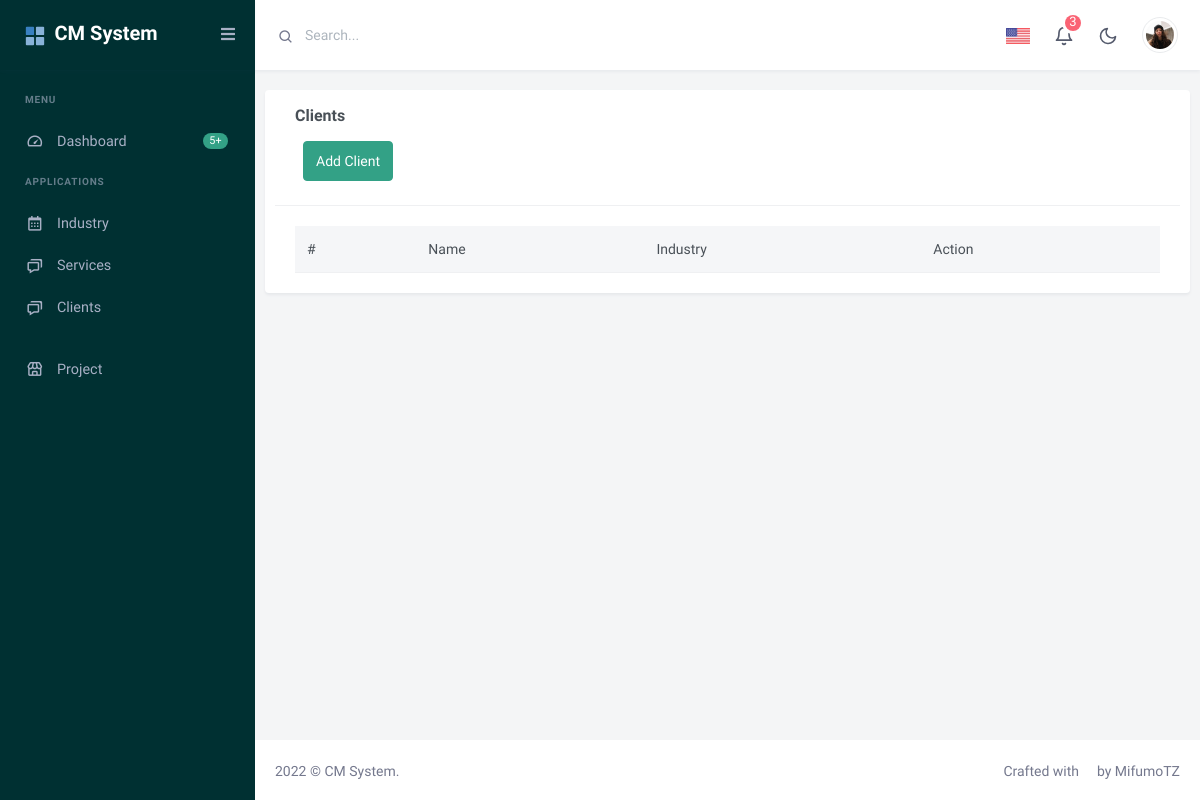
The page /clients/ on the database as committed earlier.
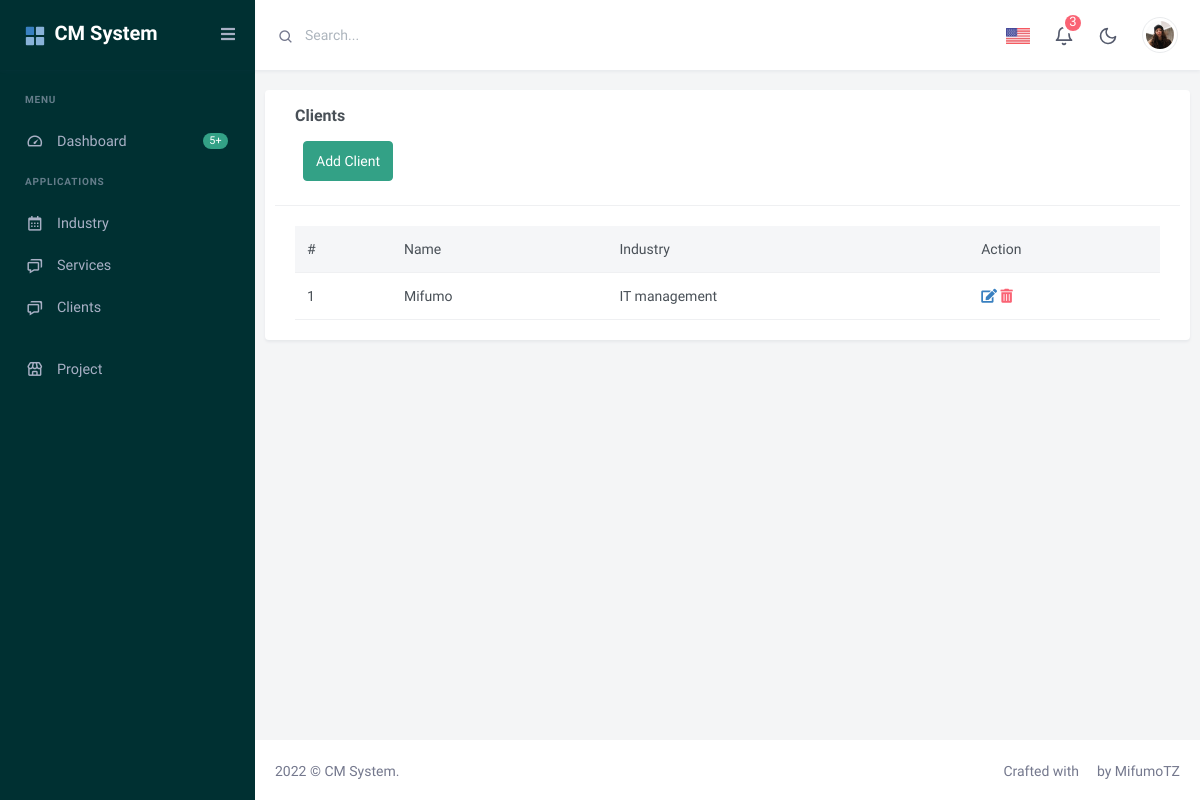
The same page on the database as committed later.
### client/models.py (models this page shows, shortened)
class Client(models.Model):
    name= models.CharField(max_length=150, null=True)
    industry = models.ForeignKey(Industry, on_delete=models.CASCADE)

class Industry(models.Model):
   name = models.CharField(max_length = 150 , null=True)
   def __str__(self):
       return self.name

### client/views.py (the view)
# urls.py: path('clients/',DisplayAllClient.as_view(), name='clients'),
class DisplayAllClient(ListView):
    model=Client
    template_name='client/all_clients.html'
    def get_context_data(self, **kwargs):
        context = super(DisplayAllClient, self).get_context_data(**kwargs)
        context['clients']=Client.objects.all()
        return context

### client/templates/client/all_clients.html
{% extends 'base.html' %}
{% block content %}
<div class="row">
    <div class="card">
    <div class="col-lg-12">
            <div class="card-header">
                <h4 class="card-title">Clients</h4>
                <a class="btn btn-success pull-right m-2 pull-left"  href=" {% url 'createclient' %}">Add Client</a></div>
            </div>
            <div class="card-body">
                <div class="table-responsive">
                    <table class="table mb-0">
                        <thead class="table-light">
                            <tr>
                                <th>#</th>
                                <th>Name</th>
                                <th>Industry</th>
                                <th>Action</th>
                            </tr>
                        </thead>
                        <tbody>
                            {% for client in clients %}
                            <tr>
                                <td>{{forloop.counter}}</td>
                                <td>{{client.name}}</td>
                                <td>{{client.industry}}</td>
                               <td>
                                    <a href="{% url 'clientupdate' client.id %}" ><i class="fas fa-edit"></i></a>
                                    <a href=" {% url 'clientdelete' client.id %}""><i class="fas fa-trash-alt"></i></a>
                                </td>
                            </tr>
                            {% endfor %}
                        </tbody>
                    </table>
                </div>
            </div>
        </div>
    </div>
</div>
{% endblock content %}

Rows that differ between the two databases and show on the page:
added Client: name "Mifumo", industry "IT management"
